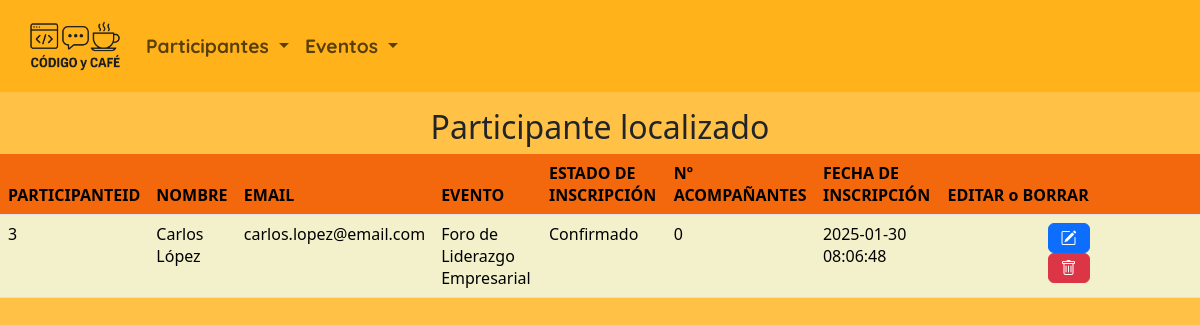
Page /proceso_buscar_participante.php?txtIdParticipante=3 on the committed database.
### tables this page shows
CREATE TABLE `participantes` (
  `participante_id` int NOT NULL,
  `participante_nombre` varchar(255) NOT NULL,
  `participante_email` varchar(255) NOT NULL,
  `evento_id` int NOT NULL,
  `inscripcion_estado` enum('Pendiente','Confirmado','Cancelado') DEFAULT 'Pendiente',
  `numero_acompanantes` int DEFAULT '0',
  `inscripcion_fecha` timestamp NULL DEFAULT CURRENT_TIMESTAMP
);

CREATE TABLE `eventos` (
  `evento_id` int NOT NULL,
  `evento_nombre` varchar(255) NOT NULL,
  `evento_descripcion` text,
  `evento_imagen` varchar(255) DEFAULT NULL,
  `evento_fecha` datetime NOT NULL,
  `evento_localizacion` varchar(255) NOT NULL,
  `evento_organizador` varchar(255) DEFAULT NULL
);

### proceso_buscar_participante.php (the view, shortened to what this page needs)
<?php
$conexion = obtenerConexion();
$idparticipante = $_GET['txtIdParticipante'];
$sql = "SELECT p.*, e.evento_nombre AS evento FROM participantes p, eventos e
WHERE e.evento_id = p.evento_id
AND participante_id = $idparticipante;";
$resultado = mysqli_query($conexion, $sql);
$fila = mysqli_fetch_assoc($resultado);
if ($fila) {
    $mensaje = "<h2 class='text-center'>Participante localizado</h2>";
    $mensaje .= "<table class='table table-striped'>";
    $mensaje .= "<thead><tr><th>PARTICIPANTEID</th><th>NOMBRE</th><th>EMAIL</th><th>EVENTO</th><th>ESTADO DE INSCRIPCIÓN</th><th>Nº ACOMPAÑANTES</th><th>FECHA DE INSCRIPCIÓN</th><th>EDITAR o BORRAR</th></tr></thead>";
    $mensaje .= "<tbody>";
    $mensaje .= "<tr><td>" . $fila['participante_id'] . "</td>";
    $mensaje .= "<td>" . $fila['participante_nombre'] . "</td>";
    $mensaje .= "<td>" . $fila['participante_email'] . "</td>";
    $mensaje .= "<td>" . $fila['evento'] . "</td>";
    $mensaje .= "<td>" . $fila['inscripcion_estado'] . "</td>";
    $mensaje .= "<td>" . $fila['numero_acompanantes'] . "</td>";
    $mensaje .= "<td>" . $fila['inscripcion_fecha'] . "</td>";
    $mensaje .= "<td><form class='d-inline me-1' action='editar_participante.php' method='post'>";
    $mensaje .= "<input type='hidden' name='participante' value='" . htmlspecialchars(json_encode($fila), ENT_QUOTES) . "' />";
    $mensaje .= "<button name='Editar' class='btn btn-primary'><i class='bi bi-pencil-square'></i></button></form>";
    $mensaje .= "<form class='d-inline' action='proceso_borrar_participante.php' method='post'>";
    $mensaje .= "<input type='hidden' name='idparticipante' value='$idparticipante'/>";
    $mensaje .= "<button class='btn btn-danger'><i class='bi bi-trash'></i></button></form></td>";
    $mensaje .= "</tr></tbody></table>";
} else {
    $mensaje = "<h2 class='text-center mt-5'>El participante con id $idparticipante no está registrado</h2>";
}
echo $mensaje;
?>

### rows in the picture
participantes: participante_id "3", participante_nombre "Carlos López", participante_email "carlos.lopez@email.com", evento.evento_nombre "Foro de Liderazgo Empresarial", inscripcion_estado "Confirmado", numero_acompanantes "0", inscripcion_fecha "2025-01-30 08:06:48"
